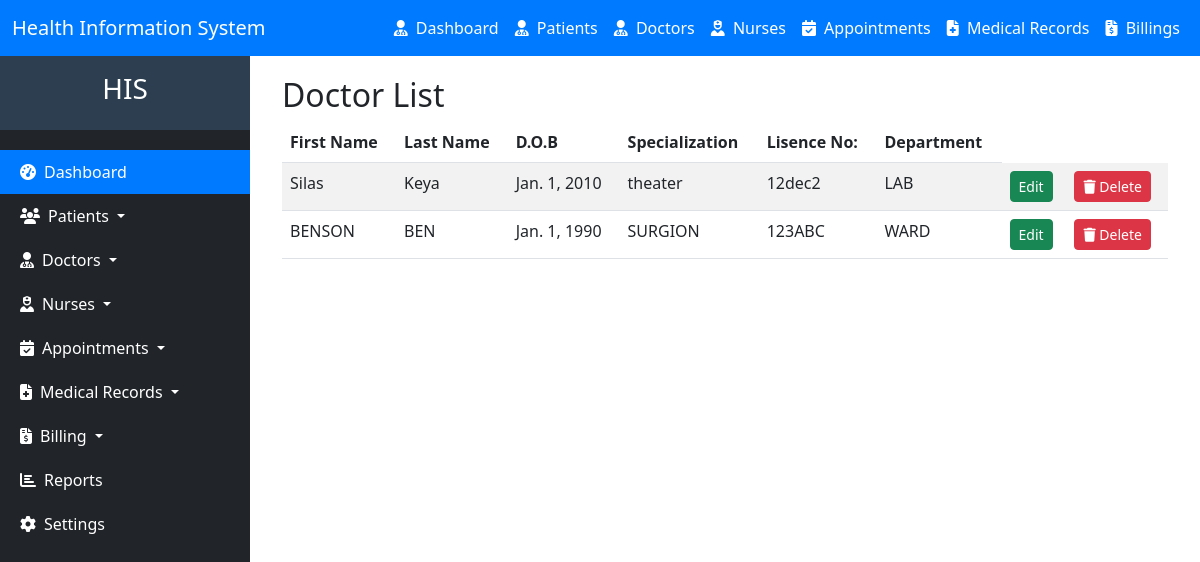
Before: /doctor/list with the older database file.
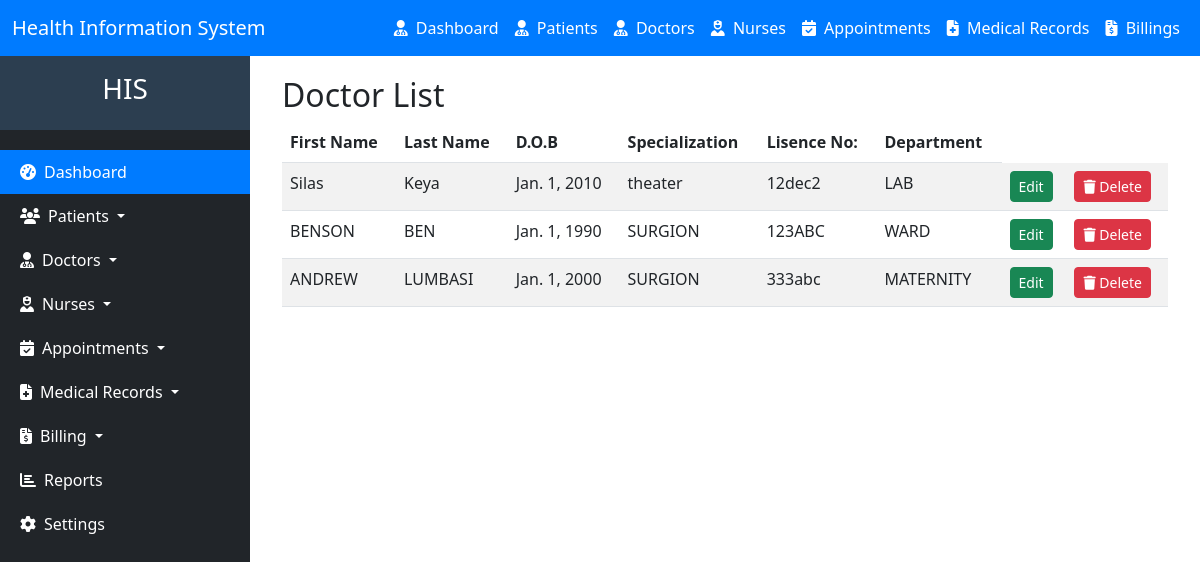
After: the same page with the newer database file.
### hms/models.py (models this page shows, shortened)
class Doctor(models.Model):
    national_id = models.CharField(max_length=20, unique=True, validators=[RegexValidator(r'^\d{1,10}$', message='Only digits are allowed')])
    first_name = models.CharField(max_length=50)
    last_name = models.CharField(max_length=50)
    date_of_birth = models.DateField()
    GENDER_CHOICES = [
        ('M', 'Male'),
        ('F', 'Female'),
    ]
    gender = models.CharField(max_length=1, choices=GENDER_CHOICES)
    phone_number = models.CharField(max_length=15, validators=[RegexValidator(regex='^\+?1?\d{9,15}$', message='Phone number must be in the format: +254712345678.')])
    email = models.EmailField(max_length=50)
    address = models.CharField(max_length=100)
    specialization = models.CharField(max_length=100)
    license_number = models.CharField(
        max_length=20,
        unique=True,
        validators=[RegexValidator(regex='^[A-Za-z0-9]{5,20}$', message='License number must be alphanumeric and 5-20 characters long.')]
    )
    years_of_experience = models.PositiveIntegerField()
    department = models.CharField(max_length=100)
    created_at = models.DateTimeField(auto_now_add=True)
    updated_at = models.DateTimeField(auto_now=True)

### hms/views.py (the view)
# urls.py: path("doctor/list", views.doctor_list, name="doctor_list"),
def doctor_list(request):
    doctors = Doctor.objects.all()
    return render(request, 'doctor_list.html', {'doctors': doctors})

### hms/templates/doctor_list.html (shortened to what this page needs)
{% extends 'base.html'%}
{% block content %}
<div class="container">
    <h2>Doctor List</h2>
    <table class="table table-striped">
        <thead>
            <tr>
                <th>First Name</th>
                <th>Last Name</th>
                <th>D.O.B</th>
                <th>Specialization</th>
                <th>Lisence No:</th>
                <th>Department</th>
            </tr>
        </thead>
        <tbody>
            {% for doctor in doctors %}
            <tr>
                <td>{{ doctor.first_name }}</td>
                <td>{{ doctor.last_name }}</td>
                <td>{{ doctor.date_of_birth }}</td>
                <td>{{ doctor.specialization }}</td>
                <td>{{ doctor.license_number }}</td>
                <td>{{ doctor.department }}</td>
                <td><a href="{% url 'doctor_update' doctor.id %}" class="btn btn-success btn-sm">Edit</a></td>
                <td>  <form action="{% url 'delete_doctor' doctor.id %}" method="post" style="display: inline;">
                    <button type="submit" class="btn btn-danger btn-sm" onclick="return confirm('Are you sure you want to delete this patient?');">
                        <i class="fas fa-trash"></i> Delete
                    </button>
                </form>
            </td>
        </tr>
            {% endfor %}
        </tbody>
    </table>
</div>
{% endblock %}

Changed rows visible on the page:
added Doctor: first_name "ANDREW", last_name "LUMBASI", date_of_birth "Jan. 1, 2000", specialization "SURGION", license_number "333abc", department "MATERNITY"
